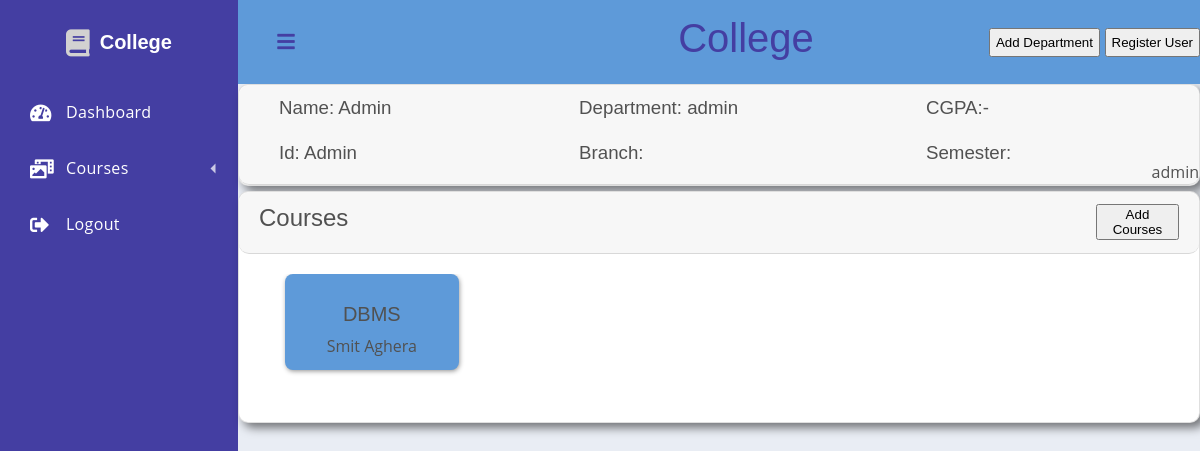
The app's page /public/dashboard.php (signed in) with its own data.
### tables this page shows
CREATE TABLE `user` (
  `User_id` int(11) NOT NULL,
  `Username` varchar(50) NOT NULL,
  `Password` varchar(20) NOT NULL,
  `First_name` varchar(20) NOT NULL,
  `Last_name` varchar(20) NOT NULL,
  `Off_id` varchar(20) NOT NULL,
  `Dept_name` varchar(20) NOT NULL,
  `Branch_name` varchar(20) DEFAULT NULL,
  `type` varchar(20) NOT NULL,
  `Semester` int(11) DEFAULT NULL
);

CREATE TABLE `course` (
  `Course_id` int(11) NOT NULL,
  `Course_name` varchar(40) NOT NULL,
  `Dept_name` varchar(40) NOT NULL,
  `Fac_id` int(11) NOT NULL,
  `Credits` int(11) NOT NULL,
  `Open` tinyint(1) NOT NULL DEFAULT 1
);

### src/libs/dashboard.php (called while the page is built, shortened)
<?php
function getuser($user_id)
{
    $sql='
    SELECT *
    FROM user
    Where User_id= :user_id;
    ';
    return make_query($sql,[':user_id'=>$user_id],true,true);
}
function getcoursesadmin()
{
    $sql = '
    Select course.Course_id as course_id, course.Course_name as course_name, CONCAT(user.First_name,\' \',user.Last_name) as faculty_name
    From course inner join user on course.Fac_id=user.User_id
    ';
    return make_query($sql,[],true);
}
$user_id = $_SESSION['user_data']['User_id'];
$user = getuser($user_id);
if($user['type']==='faculty'){
    $user_courses = getcoursesfaculty($user_id);
}
else if($user['type']==='student'){
    $user_courses = getcoursesstudent($user_id);
}
else if($user['type']==='HOD'){
    $user_courses = getcoursesHOD();
}
else if($user['type']==='admin'){
    $user_courses = getcoursesadmin();
}

### src/libs/database.php (called while the page is built, shortened)
<?php
function database(): PDO {
    static $pdo;
    if (!$pdo) {
        $pdo = new PDO(
            sprintf("mysql:host=%s;dbname=%s;charset=UTF8", DB_HOST, DB_NAME),
            DB_USER,
            DB_PASSWORD,
            [PDO::ATTR_ERRMODE => PDO::ERRMODE_EXCEPTION]
        );
    }
    return $pdo;
}
function make_query(string $sql, array $data, bool $need_fetch=false, bool $one_row=false) : array | false {
    $statement = database()->prepare($sql);
    foreach ($data as $key => $value) {
        $statement->bindValue($key, $value);
    }
    $statement->execute();
    if ($need_fetch) {
        $temp = $statement->fetchAll(PDO::FETCH_ASSOC);
        if ($one_row && $temp) {
            return $temp[0];
        } else {
            return $temp;
        }
    } else {
        return false;
    }
}

### public/dashboard.php (the view, shortened to what this page needs)
<?php
require_once __DIR__ . '/../src/libs/dashboard.php';
?>
<div class='dashboard'>
    <?= view('navbar'); ?>
    <div class='dashboard-app'>
        <header class='dashboard-toolbar'><a href="#!" class="menu-toggle"><i class="fas fa-bars"></i></a>
            <h1 style="position: absolute;text-align: center;width: 100%;z-index: -1;color: #443ea2;">College</h1>
            <?php if($_SESSION['user_data']['type']==='admin'): ?><button style="position: absolute;right:0;padding:5px;" onclick="myFunction2()">Register User</button><?php endif ?>
            <?php if($_SESSION['user_data']['type']==='admin'): ?><button style="position: absolute;right:100px;padding:5px;" onclick="myFunction0()">Add Department</button><?php endif ?>
        </header>
        <div class='card'>
            <div class='card-header' style="grid-template-columns: none;">
            <?php
            $CGPA=calculateCGPA();
            if(!isset($CGPA))
            $CGPA='-';
            echo<<< END
                <div style="display: flex;align-items: center;">
                    <h3 class='data1'>Name: {$user['First_name']} {$user['Last_name']}<br><br>Id: {$user['Off_id']}</h3>
                </div>
                <div style="display: flex;align-items: center;">
                    <h3 class='data1'>Department: {$user['Dept_name']}<br><br>Branch: {$user['Branch_name']}</h3>
                </div>
                <div style="display: flex;align-items: center;">
                    <h3 class='data1'>CGPA:{$CGPA}<br><br>Semester: {$user['Semester']}</h3>
                </div>
                <p style="position: absolute;bottom:0;right:0;margin:0;">{$user['type']}</p>
                END;
            ?>
            </div>
        </div>
        <div class='card'>
            <div class="card-header">
                <h2>Courses</h2>
                <form method="post" action="dashboard.php">
            <?php if($_SESSION['user_data']['type']==='admin'): ?><button style="width: 10%;left:90%;position:relative;cursor:pointer;" id="enrollbut" onclick="myFunction()">Add Courses</button><?php endif ?>
                </form>
            </div>
            <div class="card-body">
                <div class="cardcourses-wrapper">
                    <?php
                        foreach($user_courses as $course) {
                            echo <<<EOS
                            <div class="cardcourses">
                                <h3><a href="course.php?course_id={$course['course_id']}">{$course['course_name']}</a></h3>
                                <p>{$course['faculty_name']}</p>
                            </div>
                        EOS;
                        }
                    ?>
                </div>
            </div>
        </div>
    </div>
</div>

### public/styles/dashboardpage.css (style rules this page uses)
:root { --font-family-sans-serif: "Open Sans", -apple-system, BlinkMacSystemFont, "Segoe UI", Roboto, "Helvetica Neue", Arial, sans-serif, "Apple Color Emoji", "Segoe UI Emoji", "Segoe UI Symbol", "Noto Color Emoji"; }
*, *::before, *::after { -webkit-box-sizing: border-box; box-sizing: border-box; }
html { font-family: sans-serif; line-height: 1.15; -webkit-text-size-adjust: 100%; -webkit-tap-highlight-color: rgba(0, 0, 0, 0); }
body { margin: 0; font-family: "Open Sans", -apple-system, BlinkMacSystemFont, "Segoe UI", Roboto, "Helvetica Neue", Arial, sans-serif, "Apple Color Emoji", "Segoe UI Emoji", "Segoe UI Symbol", "Noto Color Emoji"; font-size: 1rem; font-weight: 400; line-height: 1.5; color: #515151; text-align: left; background-color: #e9edf4; }
h1, h2, h3, h4, h5, h6 { margin-top: 0; margin-bottom: 0.5rem; }
p { margin-top: 0; margin-bottom: 1rem; }
a { color: #3f84fc; text-decoration: none; background-color: transparent; }
h1, h2, h3, h4, h5, h6, .h1, .h2, .h3, .h4, .h5, .h6 { font-family: "Nunito", sans-serif; margin-bottom: 0.5rem; font-weight: 500; line-height: 1.2; }
h1, .h1 { font-size: 2.5rem; font-weight: normal; }
.card { position: relative; display: -webkit-box; display: -webkit-flex; display: -ms-flexbox; display: flex; -webkit-box-orient: vertical; -webkit-box-direction: normal; -webkit-flex-direction: column; -ms-flex-direction: column; flex-direction: column; min-width: 0; word-wrap: break-word; background-color: #fff; background-clip: border-box; border: 1px solid rgba(0, 0, 0, 0.125); border-radius: 10px; box-shadow: 5px 5px 10px rgba(0,0,0,0.5); margin-bottom: 5px; }
.card-body { -webkit-box-flex: 1; -webkit-flex: 1 1 auto; -ms-flex: 1 1 auto; flex: 1 1 auto; padding: 1.25rem; }
.card-header { padding: 0.75rem 1.25rem; margin-bottom: 0; background-color: rgba(0, 0, 0, 0.03); border-bottom: 1px solid rgba(0, 0, 0, 0.125); height: max-content; display: inline-grid; grid-template-columns: min-content auto; grid-auto-flow: column; position: relative; border-radius: 10px; }
.data1 { position: relative; text-align: left; padding-left: 20px; }
.dashboard { display: -webkit-box; display: -webkit-flex; display: -ms-flexbox; display: flex; min-height: 100vh; }
.dashboard-app { display: -webkit-box; display: -webkit-flex; display: -ms-flexbox; display: flex; -webkit-box-orient: vertical; -webkit-box-direction: normal; -webkit-flex-direction: column; -ms-flex-direction: column; flex-direction: column; -webkit-box-flex: 2; -webkit-flex-grow: 2; -ms-flex-positive: 2; flex-grow: 2; margin-top: 84px; }
.menu-toggle { position: relative; width: 42px; height: 42px; display: -webkit-box; display: -webkit-flex; display: -ms-flexbox; display: flex; -webkit-box-align: center; -webkit-align-items: center; -ms-flex-align: center; align-items: center; -webkit-box-pack: center; -webkit-justify-content: center; -ms-flex-pack: center; justify-content: center; color: #443ea2; }
.menu-toggle i { font-size: 20px; }
.dashboard-toolbar { min-height: 84px; background-color: #5e9ad9; display: -webkit-box; display: -webkit-flex; display: -ms-flexbox; display: flex; -webkit-box-align: center; -webkit-align-items: center; -ms-flex-align: center; align-items: center; padding: 8px 27px; position: fixed; top: 0; right: 0; left: 0; z-index: 1000; }
@media (min-width: 992px) { .dashboard-app { margin-left: 238px; } }
@media (min-width: 992px) { .dashboard-toolbar { left: 238px; } }
.cardcourses { background-color: #5e9ad9; border-radius: 0.5rem; box-shadow: 0.05rem 0.1rem 0.3rem -0.03rem rgba(0, 0, 0, 0.45); margin-bottom: 10px; max-height: 100px; max-width: 20%; padding: .75rem; margin-bottom: 2rem; border: 0; flex-basis: 33.333%; flex-grow: 0; flex-shrink: 0; }
.cardcourses > :last-child { margin-bottom: 0; }
* { box-sizing: border-box; }
.cardcourses h3 { margin-top: 1rem; font-size: 1.25rem; text-align: center; }
.cardcourses a { color: inherit; }
.cardcourses p { text-align: center; }
.cardcourses-wrapper { padding: 0; margin: 0; display: flex; flex-direction: row; flex-wrap: nowrap; overflow-x: scroll; grid-gap: 1rem; margin-left: 10px; margin-right: 10px; padding-left: 1rem; padding-right: 1rem; }

### records on screen
user: First_name "Admin", Off "Admin", Dept_name "admin", type "admin"
course: Course_name "DBMS", faculty_name "Smit Aghera"

### other values on screen
$CGPA "-"
